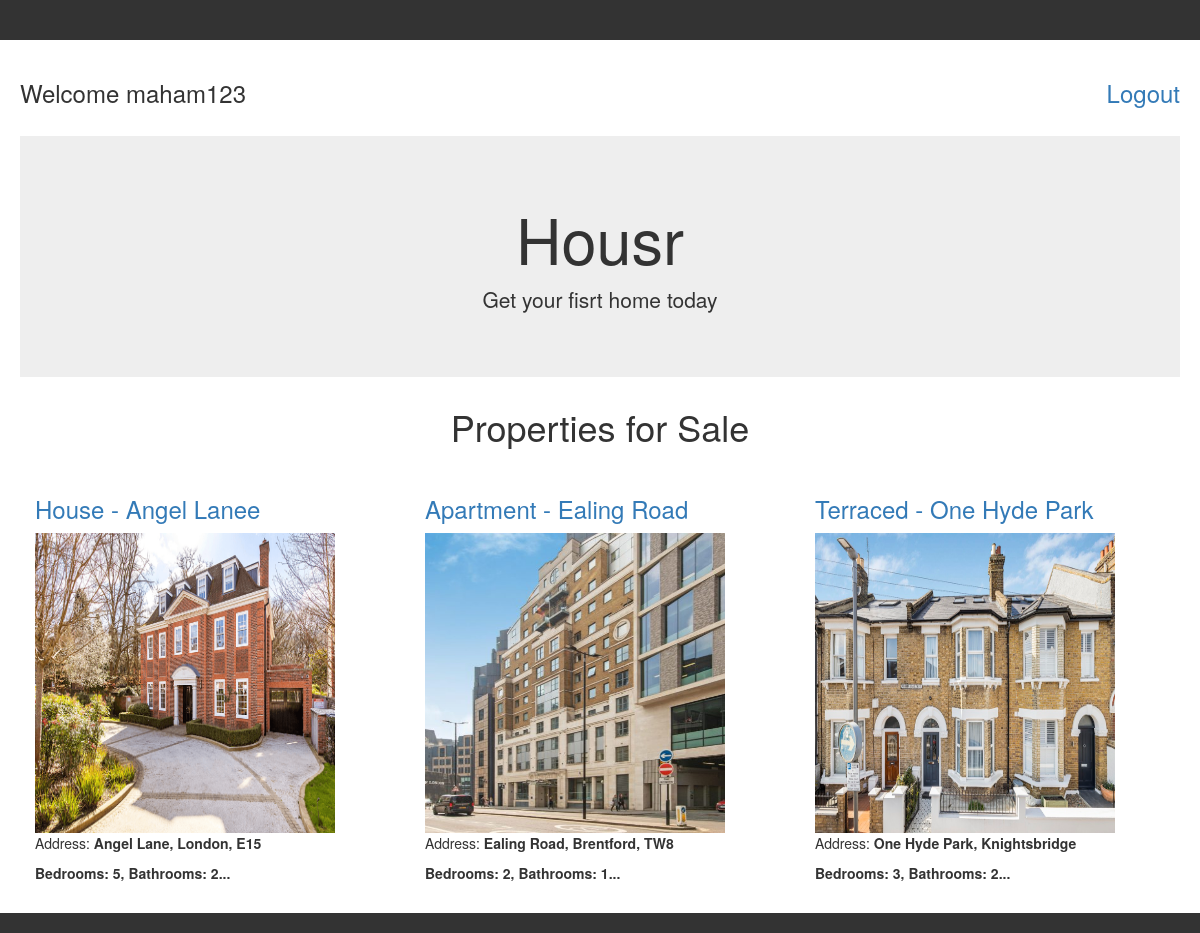
Screenshot of / (signed in) with the database file from the repository.
### housr_app/models.py (models this page shows, shortened)
class Property(models.Model):
    owner = models.ForeignKey(User, on_delete=models.CASCADE)
    title = models.CharField(max_length=255)
    description = models.TextField()
    price = models.DecimalField(max_digits=10, decimal_places=2)
    address = models.CharField(max_length=255)
    bedrooms = models.IntegerField()
    bathrooms = models.IntegerField()
    sqft = models.IntegerField()
    photo = models.ImageField(upload_to='properties/')
    available = models.BooleanField(default=True)
    created_at = models.DateTimeField(auto_now_add=True)
    updated_at = models.DateTimeField(auto_now=True)

### housr_app/views.py (the view)
# urls.py: path('', property_list, name='property_list'),
def property_list(request):
    properties = Property.objects.all()
    return render(request, 'property_list.html', {'properties': properties})

### templates/property_list.html (shortened to what this page needs)
{% extends 'base.html' %}
{% block content %}
  <link rel="stylesheet" href="https://maxcdn.bootstrapcdn.com/bootstrap/3.4.1/css/bootstrap.min.css">
  <h3>Welcome {{user.username}}                      <a class="pull-right" href="logout">Logout </a></h3><br>
<div class="jumbotron text-center">
    <h1>Housr</h1>
    <p>Get your fisrt home today</p>
  </div>
  <div align="center">
    <h1>Properties for Sale</h1>
  </div><br>
<div class="container">
  <div class="row">
    {% for propert in properties %}
    <div class="col-sm-4">
      <a href="{% url 'property_detail' propert.id %}">
        <h3>{{ propert.title }}</h3>
        <img width="300" height="300" src="{{ propert.photo.url }}">
      </a>
      <p>Address: <b>{{ propert.address }}</b></p>
      <p><b>Bedrooms: {{ propert.bedrooms }}, Bathrooms: {{ propert.bathrooms }}...</b></p>
    </div>
    {% endfor %}
  </div>
</div>
{% endblock %}

### static/base.css (style rules this page uses)
html, body, div, span, applet, object, iframe, h1, h2, h3, h4, h5, h6, p, blockquote, pre, a, abbr, acronym, address, big, cite, code, del, dfn, em, img, ins, kbd, q, s, samp, small, strike, strong, sub, sup, tt, var, b, u, i, center, dl, dt, dd, ol, ul, li, fieldset, form, label, legend, table, caption, tbody, tfoot, thead, tr, th, td, article, aside, canvas, details, embed, figure, figcaption, footer, header, hgroup, menu, nav, output, ruby, section, summary, time, mark, audio, video { margin: 0; padding: 0; border: 0; font-size: 100%; font: inherit; vertical-align: baseline; }
body { line-height: 1; }
body { font-family: Arial, sans-serif; background-color: #f1f1f1; }

### rows the page displays
Property: title "House - Angel Lanee", photo (picture), address "Angel Lane, London, E15", bedrooms "5", bathrooms "2"
Property: title "Apartment - Ealing Road", photo (picture), address "Ealing Road, Brentford, TW8", bedrooms "2", bathrooms "1"
Property: title "Terraced - One Hyde Park", photo (picture), address "One Hyde Park, Knightsbridge", bedrooms "3", bathrooms "2"

### other values shown
{{ user.username }} "maham123"
